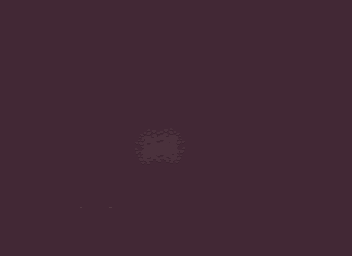

This is a level from a 2D game, rendered from its Tiled map with the project's own tilesets. A one-line summary and the complete map file follow:
An orthogonal 22x16 tile map with 16x16 px tiles, 1 tile layer (background) and 7 objects (firePit, chess).

<map version="1.0" tiledversion="1.1.6" orientation="orthogonal" renderorder="left-down" width="22" height="16" tilewidth="16" tileheight="16" infinite="0" nextobjectid="17">
 <tileset firstgid="1" source="base.tsx" />
 <layer name="background" width="22" height="16">
  <data encoding="csv">
51,51,51,51,51,51,51,51,51,51,51,51,51,51,51,51,51,51,51,51,51,51,
51,51,51,51,51,51,51,51,51,51,51,51,51,51,51,51,51,51,51,51,51,51,
51,51,51,51,51,51,51,51,51,51,51,51,51,51,51,51,51,51,51,51,51,51,
51,51,51,51,51,51,51,51,51,51,51,51,51,51,51,51,51,51,51,51,51,51,
51,51,51,51,51,51,51,51,51,51,51,51,51,51,51,51,51,51,51,51,51,51,
51,51,51,51,51,51,51,51,51,51,51,51,51,51,51,51,51,51,51,51,51,51,
51,51,51,51,51,51,51,51,51,51,51,51,51,51,51,51,51,51,51,51,51,51,
51,51,51,51,51,51,51,51,51,51,51,51,51,51,51,51,51,51,51,51,51,51,
51,51,51,51,51,51,51,51,97,98,99,100,51,51,51,51,51,51,51,51,51,51,
51,51,51,51,51,51,51,51,113,114,115,116,51,51,51,51,51,51,51,51,51,51,
51,51,51,51,51,51,51,51,129,130,131,132,51,51,51,51,51,51,51,51,51,51,
51,51,51,51,51,51,51,51,51,51,51,51,51,51,51,51,51,51,51,51,51,51,
51,51,51,51,51,6,7,51,51,51,51,51,51,51,51,51,51,51,51,51,51,51,
51,51,51,51,51,51,51,51,51,51,51,51,51,51,51,51,51,51,51,51,51,51,
51,51,51,51,51,51,51,51,51,51,51,51,51,51,51,51,51,51,51,51,51,51,
51,51,51,51,51,51,51,51,51,51,51,51,51,51,51,51,51,51,51,51,51,51
</data>
 </layer>
 <objectgroup name="pnjs">
  <object id="1" x="175.97" y="128.212" width="16" height="16" />
  <object id="7" x="160" y="160.364" width="16" height="16" />
  <object id="8" x="145" y="122" width="16" height="16" />
  <object id="9" x="122" y="125" width="16" height="16" />
  <object id="10" x="129" y="163" width="16" height="16" />
 </objectgroup>
 <objectgroup name="structures">
  <object id="12" type="firePit" x="143.875" y="143.875" width="16.125" height="16.125" />
  <object id="16" type="chess" x="96" y="143.875" width="16.375" height="16.25" />
 </objectgroup>
</map>
